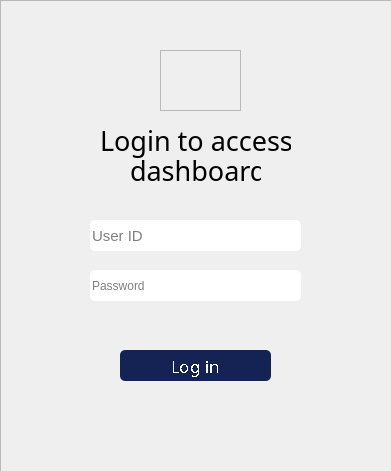
<?xml version="1.0" encoding="UTF-8"?>
<ui version="4.0">
 <class>MainWindow</class>
 <widget class="QMainWindow" name="MainWindow">
  <property name="geometry">
   <rect>
    <x>0</x>
    <y>0</y>
    <width>391</width>
    <height>471</height>
   </rect>
  </property>
  <property name="minimumSize">
   <size>
    <width>391</width>
    <height>471</height>
   </size>
  </property>
  <property name="maximumSize">
   <size>
    <width>391</width>
    <height>471</height>
   </size>
  </property>
  <property name="baseSize">
   <size>
    <width>390</width>
    <height>474</height>
   </size>
  </property>
  <property name="windowTitle">
   <string>MainWindow</string>
  </property>
  <property name="styleSheet">
   <string notr="true"/>
  </property>
  <widget class="QWidget" name="centralwidget">
   <widget class="QFrame" name="frame">
    <property name="geometry">
     <rect>
      <x>0</x>
      <y>0</y>
      <width>726</width>
      <height>489</height>
     </rect>
    </property>
    <property name="minimumSize">
     <size>
      <width>726</width>
      <height>489</height>
     </size>
    </property>
    <property name="maximumSize">
     <size>
      <width>726</width>
      <height>489</height>
     </size>
    </property>
    <property name="contextMenuPolicy">
     <enum>Qt::DefaultContextMenu</enum>
    </property>
    <property name="styleSheet">
     <string notr="true">background:url(:/home/admin login.png)</string>
    </property>
    <property name="frameShape">
     <enum>QFrame::StyledPanel</enum>
    </property>
    <property name="frameShadow">
     <enum>QFrame::Raised</enum>
    </property>
    <widget class="QLineEdit" name="lineEdit">
     <property name="geometry">
      <rect>
       <x>90</x>
       <y>220</y>
       <width>211</width>
       <height>31</height>
      </rect>
     </property>
     <property name="sizePolicy">
      <sizepolicy hsizetype="Fixed" vsizetype="Fixed">
       <horstretch>0</horstretch>
       <verstretch>0</verstretch>
      </sizepolicy>
     </property>
     <property name="font">
      <font>
       <family>Segoe UI </family>
       <pointsize>11</pointsize>
       <weight>10</weight>
       <italic>false</italic>
       <bold>false</bold>
      </font>
     </property>
     <property name="focusPolicy">
      <enum>Qt::TabFocus</enum>
     </property>
     <property name="styleSheet">
      <string notr="true">QLineEdit{
	color:rgb(0,0,0);
    font: 80 11pt &quot;Segoe UI &quot;;
	border-radius:5px;
background:rgb(255, 255, 255);
border:none;
box-shadow: 0px -3px 5px #a6a6a6;
}


QLineEdit:hover
{
color:white;
    
	font: 500 13pt &quot;Segoe UI &quot;;
border-radius:5px;
background:rgb(129, 196, 255)
}</string>
     </property>
     <property name="inputMethodHints">
      <set>Qt::ImhNoTextHandles|Qt::ImhPreferNumbers</set>
     </property>
     <property name="text">
      <string/>
     </property>
     <property name="maxLength">
      <number>5</number>
     </property>
     <property name="placeholderText">
      <string>User ID</string>
     </property>
     <property name="cursorMoveStyle">
      <enum>Qt::LogicalMoveStyle</enum>
     </property>
     <property name="onlyInt" stdset="0">
      <number>6</number>
     </property>
    </widget>
    <widget class="QLabel" name="label_2">
     <property name="enabled">
      <bool>true</bool>
     </property>
     <property name="geometry">
      <rect>
       <x>100</x>
       <y>120</y>
       <width>191</width>
       <height>41</height>
      </rect>
     </property>
     <property name="font">
      <font>
       <family>FONTSPRING DEMO - Grotesco Medium</family>
       <pointsize>20</pointsize>
      </font>
     </property>
     <property name="styleSheet">
      <string notr="true">background:transparent</string>
     </property>
     <property name="text">
      <string>Login to access </string>
     </property>
    </widget>
    <widget class="QLabel" name="label_3">
     <property name="enabled">
      <bool>true</bool>
     </property>
     <property name="geometry">
      <rect>
       <x>130</x>
       <y>150</y>
       <width>131</width>
       <height>41</height>
      </rect>
     </property>
     <property name="font">
      <font>
       <family>FONTSPRING DEMO - Grotesco Medium</family>
       <pointsize>20</pointsize>
      </font>
     </property>
     <property name="styleSheet">
      <string notr="true">background:transparent</string>
     </property>
     <property name="text">
      <string>dashboard</string>
     </property>
    </widget>
    <widget class="QPushButton" name="pushButton_4">
     <property name="geometry">
      <rect>
       <x>120</x>
       <y>350</y>
       <width>151</width>
       <height>31</height>
      </rect>
     </property>
     <property name="font">
      <font>
       <family>Ebrima</family>
       <pointsize>13</pointsize>
       <weight>50</weight>
       <italic>false</italic>
       <bold>false</bold>
       <stylestrategy>NoAntialias</stylestrategy>
       <kerning>true</kerning>
      </font>
     </property>
     <property name="styleSheet">
      <string notr="true">QPushButton{
	
	color:white;
	background:rgb(20, 35, 83);
	border-radius:5px
}

QPushButton:hover
{
color:#333;
border-radius:5px;
background:rgb(79, 155, 255);
}

QPushButton:pressed {	
	background-color: rgb(85, 170, 255);
}</string>
     </property>
     <property name="text">
      <string>Log in</string>
     </property>
    </widget>
    <widget class="QFrame" name="frame_2">
     <property name="geometry">
      <rect>
       <x>160</x>
       <y>50</y>
       <width>81</width>
       <height>61</height>
      </rect>
     </property>
     <property name="acceptDrops">
      <bool>false</bool>
     </property>
     <property name="autoFillBackground">
      <bool>false</bool>
     </property>
     <property name="styleSheet">
      <string notr="true">background:url(:/home/user (1).png);
</string>
     </property>
     <property name="frameShape">
      <enum>QFrame::StyledPanel</enum>
     </property>
     <property name="frameShadow">
      <enum>QFrame::Raised</enum>
     </property>
    </widget>
    <widget class="QFrame" name="frame_3">
     <property name="geometry">
      <rect>
       <x>430</x>
       <y>370</y>
       <width>726</width>
       <height>489</height>
      </rect>
     </property>
     <property name="minimumSize">
      <size>
       <width>726</width>
       <height>489</height>
      </size>
     </property>
     <property name="maximumSize">
      <size>
       <width>726</width>
       <height>489</height>
      </size>
     </property>
     <property name="contextMenuPolicy">
      <enum>Qt::DefaultContextMenu</enum>
     </property>
     <property name="styleSheet">
      <string notr="true">background:url(:/home/admin login.png)</string>
     </property>
     <property name="frameShape">
      <enum>QFrame::StyledPanel</enum>
     </property>
     <property name="frameShadow">
      <enum>QFrame::Raised</enum>
     </property>
     <widget class="QLineEdit" name="lineEdit_3">
      <property name="geometry">
       <rect>
        <x>90</x>
        <y>220</y>
        <width>211</width>
        <height>31</height>
       </rect>
      </property>
      <property name="sizePolicy">
       <sizepolicy hsizetype="Fixed" vsizetype="Fixed">
        <horstretch>0</horstretch>
        <verstretch>0</verstretch>
       </sizepolicy>
      </property>
      <property name="font">
       <font>
        <family>Segoe UI </family>
        <pointsize>11</pointsize>
        <weight>10</weight>
        <italic>false</italic>
        <bold>false</bold>
       </font>
      </property>
      <property name="focusPolicy">
       <enum>Qt::TabFocus</enum>
      </property>
      <property name="styleSheet">
       <string notr="true">QLineEdit{
	color:rgb(0,0,0);
    font: 80 11pt &quot;Segoe UI &quot;;
	border-radius:5px;
background:rgb(255, 255, 255);
border:none;
box-shadow: 0px -3px 5px #a6a6a6;
}


QLineEdit:hover
{
color:white;
    
	font: 500 13pt &quot;Segoe UI &quot;;
border-radius:5px;
background:rgb(129, 196, 255)
}</string>
      </property>
      <property name="inputMethodHints">
       <set>Qt::ImhNoTextHandles|Qt::ImhPreferNumbers</set>
      </property>
      <property name="text">
       <string/>
      </property>
      <property name="maxLength">
       <number>5</number>
      </property>
      <property name="placeholderText">
       <string>User ID</string>
      </property>
      <property name="cursorMoveStyle">
       <enum>Qt::LogicalMoveStyle</enum>
      </property>
      <property name="onlyInt" stdset="0">
       <number>6</number>
      </property>
     </widget>
     <widget class="QLineEdit" name="lineEdit_4">
      <property name="geometry">
       <rect>
        <x>90</x>
        <y>270</y>
        <width>211</width>
        <height>31</height>
       </rect>
      </property>
      <property name="sizePolicy">
       <sizepolicy hsizetype="Fixed" vsizetype="Fixed">
        <horstretch>0</horstretch>
        <verstretch>0</verstretch>
       </sizepolicy>
      </property>
      <property name="font">
       <font>
        <family>Segoe UI </family>
        <pointsize>11</pointsize>
        <weight>10</weight>
        <italic>false</italic>
        <bold>false</bold>
       </font>
      </property>
      <property name="focusPolicy">
       <enum>Qt::TabFocus</enum>
      </property>
      <property name="layoutDirection">
       <enum>Qt::LeftToRight</enum>
      </property>
      <property name="styleSheet">
       <string notr="true">QLineEdit{
	color:rgb(0,0,0);
    font: 80 11pt &quot;Segoe UI &quot;;
	border-radius:5px;
background:rgb(255, 255, 255);
border:none;
box-shadow: 0px -3px 5px #a6a6a6;
}


QLineEdit:hover
{
color:white;
    
	font: 500 13pt &quot;Segoe UI &quot;;
border-radius:5px;
background:rgb(129, 196, 255)
}</string>
      </property>
      <property name="text">
       <string/>
      </property>
      <property name="maxLength">
       <number>5</number>
      </property>
      <property name="echoMode">
       <enum>QLineEdit::Password</enum>
      </property>
      <property name="alignment">
       <set>Qt::AlignJustify|Qt::AlignVCenter</set>
      </property>
      <property name="placeholderText">
       <string>Password</string>
      </property>
      <property name="cursorMoveStyle">
       <enum>Qt::VisualMoveStyle</enum>
      </property>
     </widget>
     <widget class="QLabel" name="label_4">
      <property name="enabled">
       <bool>true</bool>
      </property>
      <property name="geometry">
       <rect>
        <x>100</x>
        <y>120</y>
        <width>191</width>
        <height>41</height>
       </rect>
      </property>
      <property name="font">
       <font>
        <family>FONTSPRING DEMO - Grotesco Medium</family>
        <pointsize>20</pointsize>
       </font>
      </property>
      <property name="styleSheet">
       <string notr="true">background:transparent</string>
      </property>
      <property name="text">
       <string>Login to access </string>
      </property>
     </widget>
     <widget class="QLabel" name="label_5">
      <property name="enabled">
       <bool>true</bool>
      </property>
      <property name="geometry">
       <rect>
        <x>130</x>
        <y>150</y>
        <width>131</width>
        <height>41</height>
       </rect>
      </property>
      <property name="font">
       <font>
        <family>FONTSPRING DEMO - Grotesco Medium</family>
        <pointsize>20</pointsize>
       </font>
      </property>
      <property name="styleSheet">
       <string notr="true">background:transparent</string>
      </property>
      <property name="text">
       <string>dashboard</string>
      </property>
     </widget>
     <widget class="QPushButton" name="pushButton_5">
      <property name="geometry">
       <rect>
        <x>120</x>
        <y>350</y>
        <width>151</width>
        <height>31</height>
       </rect>
      </property>
      <property name="font">
       <font>
        <family>Ebrima</family>
        <pointsize>13</pointsize>
        <weight>50</weight>
        <italic>false</italic>
        <bold>false</bold>
        <stylestrategy>NoAntialias</stylestrategy>
        <kerning>true</kerning>
       </font>
      </property>
      <property name="styleSheet">
       <string notr="true">QPushButton{
	
	color:white;
	background:rgb(20, 35, 83);
	border-radius:5px
}

QPushButton:hover
{
color:#333;
border-radius:5px;
background:rgb(79, 155, 255);
}

QPushButton:pressed {	
	background-color: rgb(85, 170, 255);
}</string>
      </property>
      <property name="text">
       <string>Log in</string>
      </property>
     </widget>
     <widget class="QFrame" name="frame_4">
      <property name="geometry">
       <rect>
        <x>160</x>
        <y>50</y>
        <width>81</width>
        <height>61</height>
       </rect>
      </property>
      <property name="acceptDrops">
       <bool>false</bool>
      </property>
      <property name="autoFillBackground">
       <bool>false</bool>
      </property>
      <property name="styleSheet">
       <string notr="true">background:url(:/home/user (1).png);
</string>
      </property>
      <property name="frameShape">
       <enum>QFrame::StyledPanel</enum>
      </property>
      <property name="frameShadow">
       <enum>QFrame::Raised</enum>
      </property>
     </widget>
    </widget>
    <widget class="QLineEdit" name="lineEdit_2">
     <property name="geometry">
      <rect>
       <x>90</x>
       <y>270</y>
       <width>211</width>
       <height>31</height>
      </rect>
     </property>
     <property name="styleSheet">
      <string notr="true">QLineEdit{
	color:rgb(0,0,0);
    font: 80 11pt &quot;Segoe UI &quot;;
	border-radius:5px;
background:rgb(255, 255, 255);
border:none;
box-shadow: 0px -3px 5px #a6a6a6;
}


QLineEdit:hover
{
color:white;
    
	font: 500 13pt &quot;Segoe UI &quot;;
border-radius:5px;
background:rgb(129, 196, 255)
}</string>
     </property>
     <property name="maxLength">
      <number>5</number>
     </property>
     <property name="echoMode">
      <enum>QLineEdit::Password</enum>
     </property>
     <property name="placeholderText">
      <string>Password</string>
     </property>
    </widget>
   </widget>
  </widget>
 </widget>
 <resources>
  <include location="resources/homeicon.qrc"/>
 </resources>
 <connections/>
</ui>
